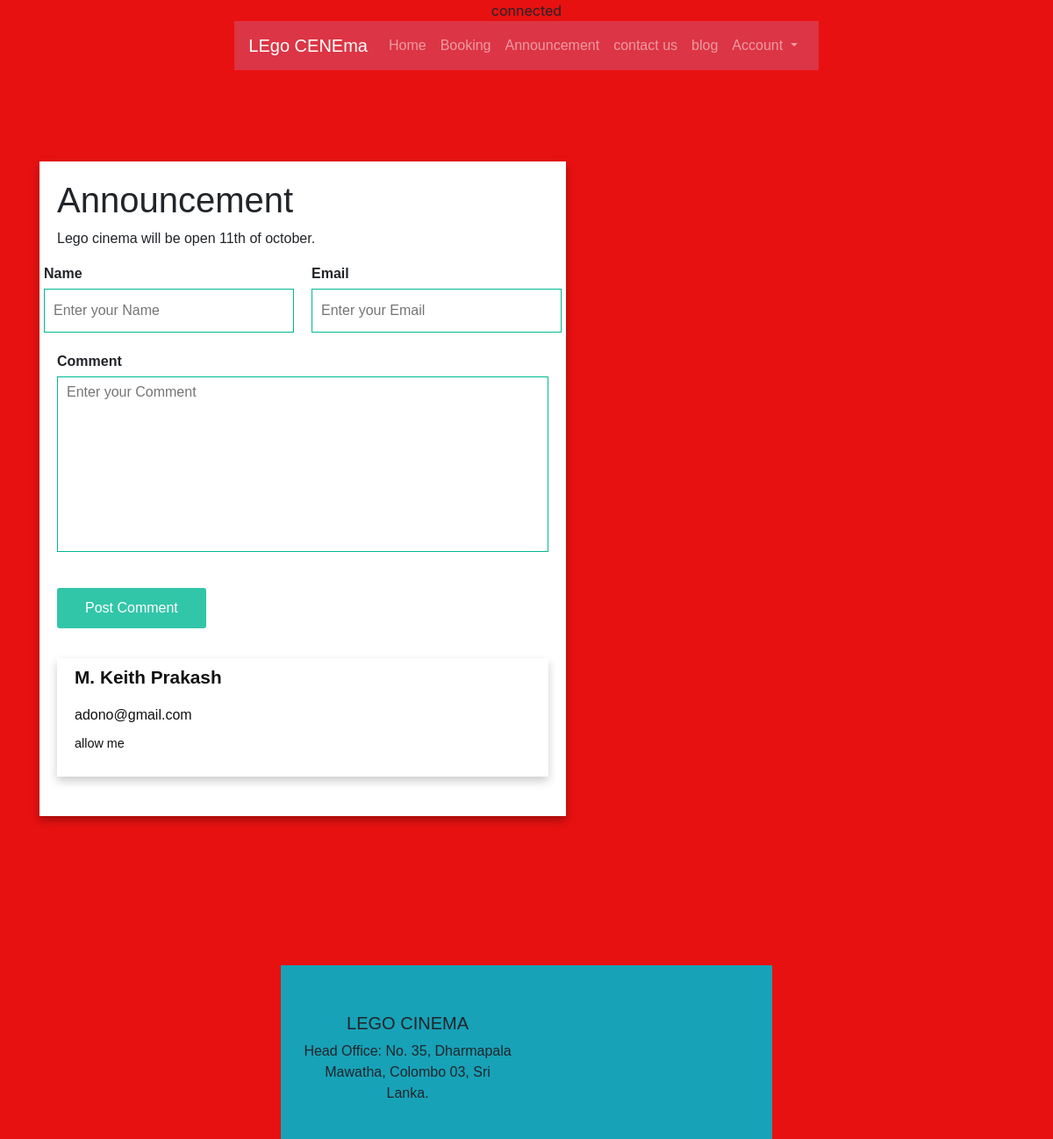
The app's page /annoucement.php with its own data.
### tables this page shows
CREATE TABLE `comments` (
  `id` int(11) NOT NULL,
  `name` varchar(255) NOT NULL,
  `email` varchar(255) NOT NULL,
  `comment` mediumtext NOT NULL,
  `allow` varchar(5) DEFAULT NULL
);

### annoucement.php (the view, shortened to what this page needs)
<?php
include 'connect.php';
?>
<!DOCTYPE html>
<html lang="en">
<head>
   <link rel="stylesheet" type="text/css" href="css/styles.css?va<?php time(); ?>">
  <link rel="stylesheet" href="https://maxcdn.bootstrapcdn.com/bootstrap/4.5.2/css/bootstrap.min.css">
</head>
<body >
<nav class="navbar navbar-expand-sm bg-danger navbar-dark">
  <a class="navbar-brand" href="#">LEgo CENEma</a>
  <ul class="navbar-nav">
    <li class="nav-item">
      <a class="nav-link" href="index.php">Home</a>
    </li>
    <li class="nav-item">
      <a class="nav-link" href="booking.php">Booking</a>
    </li>
    <li class="nav-item">
      <a class="nav-link" href="#">Announcement</a>
    </li><li class="nav-item">
      <a class="nav-link" href="#">contact us</a>
    </li><li class="nav-item">
      <a class="nav-link" href="blog.php">blog</a>
    </li>
    <li class="nav-item dropdown">
      <a class="nav-link dropdown-toggle" href="#" id="navbardrop" data-toggle="dropdown">
        Account
      </a>
    </li>
  </ul>
</nav>
<br>
<div class="container" >
<div class="wrapper">
   <h1> Announcement</h1>
   <p>Lego cinema will be open 11th of october.</p>
    <form action="" method="POST" class="form">
      <div class="row">
        <div class="input-group">
          <label for="name">Name</label>
          <input type="text" name="name" id="name" placeholder="Enter your Name" required>
        </div>
        <div class="input-group">
          <label for="email">Email</label>
          <input type="email" name="email" id="email" placeholder="Enter your Email" required>
        </div>
      </div>
      <div class="input-group textarea">
        <label for="comment">Comment</label>
        <textarea id="comment" name="comment" placeholder="Enter your Comment" required></textarea>
      </div>
      <div class="input-group">
        <button name="submit" class="btn">Post Comment</button>
      </div>
    </form>
    <div class="prev-comments">
      <?php
      $sql = "SELECT * FROM comments";
      $result = mysqli_query($conn, $sql);
      if (mysqli_num_rows($result) > 0) {
        while ($row = mysqli_fetch_assoc($result)) {
      ?>
      <div class="single-item">
        <h4><?php echo $row['name']; ?></h4>
        <a href="mailto:<?php echo $row['email']; ?>"><?php echo $row['email']; ?></a>
        <p><?php echo $row['comment']; ?></p>
      </div>
      <?php
        }
      }
      ?>
    </div>
  </div>
</div>
<footer class="bg-info text-center text-lg-start">
  <div class="container p-4">
    <div class="row">
      <div class="col-lg-6 col-md-12 mb-4 mb-md-0">
        <h5 class="text-uppercase">LEGO CINEMA</h5>
        <p>
         Head Office:
No. 35, Dharmapala Mawatha,
Colombo 03, Sri Lanka.
        </p>
      </div>
      <div class="col-lg-6 col-md-12 mb-4 mb-md-0">
</div>
</body>
</html>

### css/styles.css (style rules this page uses)
.navbar ul li a { color: black; }
.container { padding-top: 60px;on the body }
.bg-info { background-color: red; padding-top:30px; margin-top: 150px; }
* { margin: 0; padding: 0; box-sizing: border-box; font-family: 'Poppins', sans-serif; }
body { width: 100%; min-height: 100vh; display: flex; justify-content: center; align-items: center; flex-direction: column; background: #00b894; }
.wrapper { padding: 20px; background: #FFF; box-shadow: 0 5px 10px rgba(0,0,0,0.3); width: 600px; min-height: 400px; margin: 20px 0; }
.wrapper .row { display: grid; grid-template-columns: repeat(auto-fit, minmax(280px, 1fr)); }
.wrapper .form .row .input-group { padding: 0 10px; display: block; }
.wrapper .form .row .input-group:first-child { padding-left: 0; }
.wrapper .form .row .input-group:last-child { padding-right: 0; }
.wrapper .form .input-group { width: 100%; height: 50px; margin-bottom: 50px; }
.wrapper .form .input-group label { font-weight: 600; margin-bottom: 5px; display: block; }
.wrapper .form .input-group .btn { margin: 20px 0; display: block; padding: .7rem 2rem; opacity: .8; color: #FFF; background: #00b894; border: none; outline: none; border-radius: 3px; cursor: pointer; font-size: 1rem; transition: .3s ease-in; }
.wrapper .form .input-group input, .wrapper .form .input-group textarea { width: 100%; height: 100%; border: 1px solid #00b894; outline: none; padding: 5px 10px; }
.wrapper .form .input-group.textarea { height: 200px; }
.wrapper .form .input-group.textarea textarea { resize: none; }
.wrapper .prev-comments { margin-top: 50px; }
.wrapper .prev-comments .single-item { background: #FFF; box-shadow: 0 5px 10px rgba(0,0,0,0.2); padding: 10px 20px; text-align: left; margin-bottom: 25px; }
.wrapper .prev-comments .single-item h4 { font-size: 1.3rem; font-weight: 800; color: #111; }
.wrapper .prev-comments .single-item a { margin: 10px 0; font-size: 1rem; color: #111; text-decoration: none; display: inline-block; }
.wrapper .prev-comments .single-item p { font-size: .9rem; color: #111; }

### annoucement.php (style rules this page uses)
body { background-color: #E81111; }

### records on screen
comments: name "M. Keith Prakash", email "adono@gmail.com", comment "allow me"
